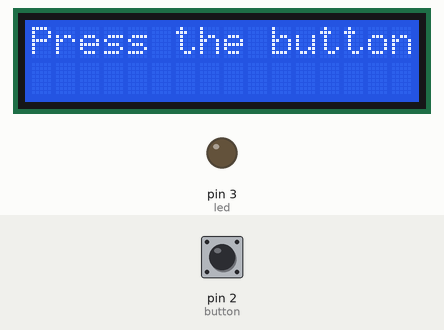
Recording of a sketch running on a simulated Arduino Uno, built with avr-gcc and run on an emulated ATmega328P. Parts: 16×2 character LCD, output pins drawn as LEDs (lit = HIGH). The test bench sets the inputs (shaded band); at power-on: pin 2 (button) HIGH.

Above: at 1.3 s.
1.4 s: pin 2 (button) pulled LOW for 0.15 s
At 1.56 s:
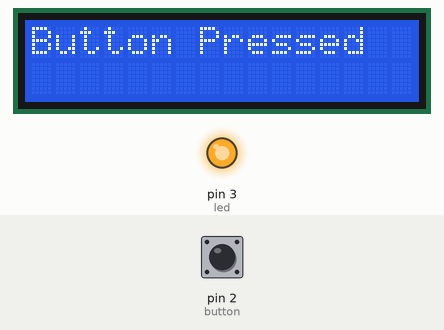
4.5 s: pin 2 (button) pulled LOW for 3.2 s
At 8.5 s:
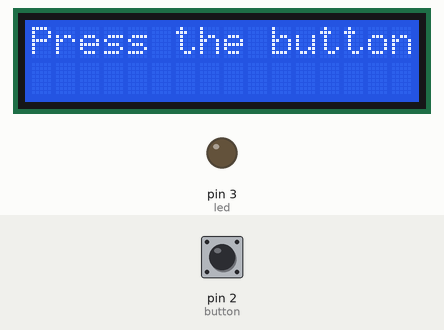
9.2 s: pin 2 (button) driven LOW
At 9.8 s:
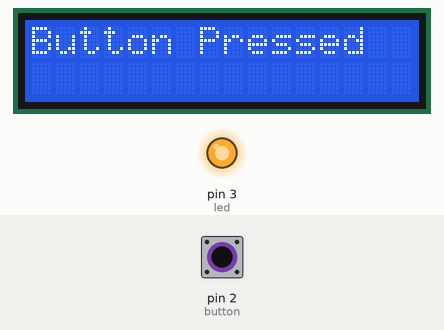
12.2 s: pin 2 (button) driven HIGH
At 12.6 s:
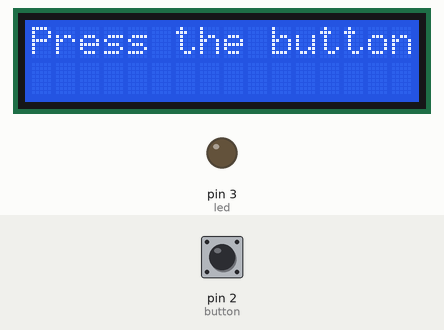
Timing chart, 0 to 14.8 s (numbered marks = the images above; inputs shaded):
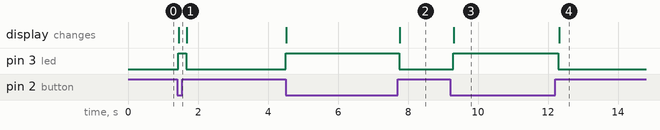

The sketch:

buttons.ino
```cpp
#include <Wire.h>
#include <LiquidCrystal_I2C.h>

const int button = 2;
const int led = 3;

int buttonState;
LiquidCrystal_I2C lcd(0x27, 16, 2);

void setup() {
  // LCD Setup
  lcd.init();
  lcd.begin(16,2);
  lcd.backlight();

  Serial.begin(9600);
  pinMode(led, OUTPUT);
  pinMode(button, INPUT_PULLUP);
}
void loop() {
  buttonState = digitalRead(button);

  if(buttonState == LOW) {
    digitalWrite(led, HIGH);
    lcd.clear();
    lcd.print("Button Pressed");
  } else {
    digitalWrite(led, LOW);
    lcd.clear();
    lcd.print("Press the button!");
  }

  delay(100);
}
```

Measured:
- after the input at 1.4 s, pin 3 (led): LOW → HIGH at once, → LOW 0.23 s later; the display: changes after 0.05 s (image 1)
- after the input at 4.5 s, pin 3 (led): LOW → HIGH at once, → LOW 3.2 s later; the display: first changes at once (image 2 shows a later state)
- after the input at 9.2 s, pin 3 (led): LOW → HIGH after 0.09 s; the display: changes after 0.10 s (image 3)
- after the input at 12.2 s, pin 3 (led): HIGH → LOW after 0.10 s; the display: changes after 0.12 s (image 4)
